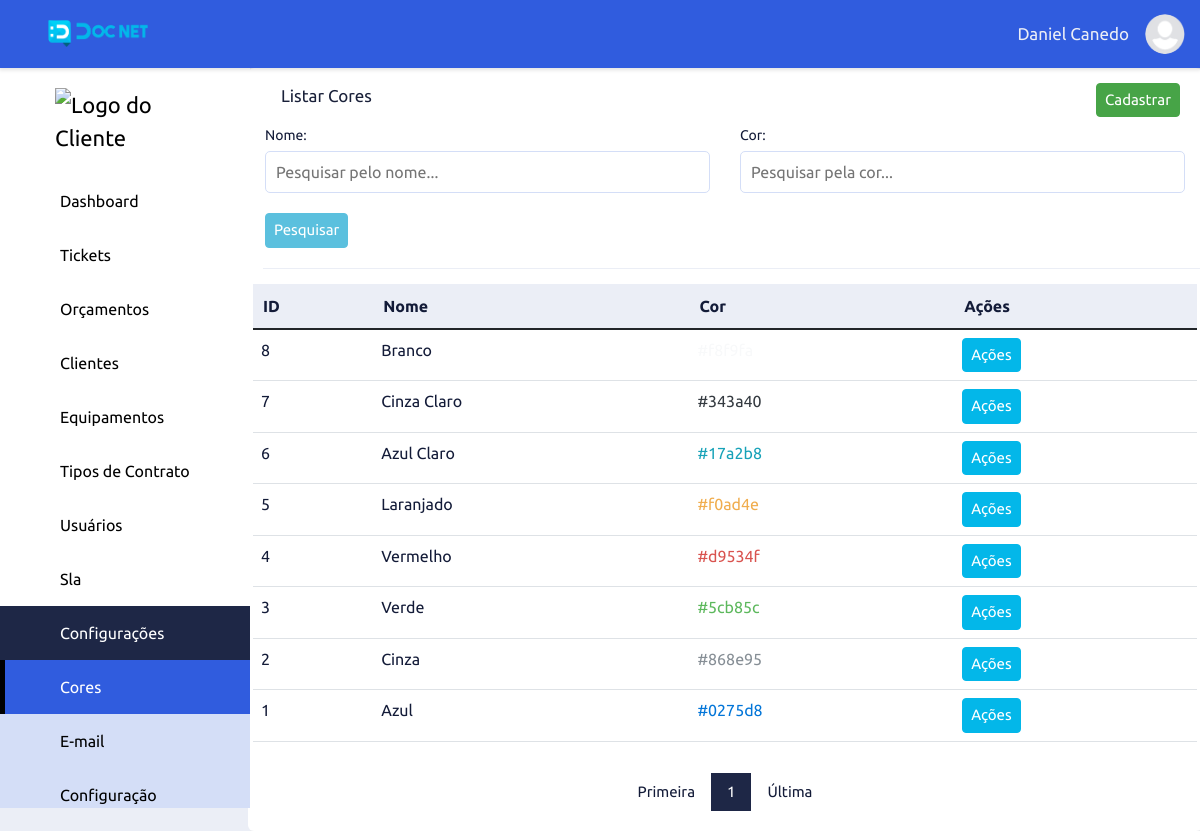
Page /list-colors/index (signed in) on the committed database.
### tables this page shows
CREATE TABLE `adms_levels_pages` (
  `id` int NOT NULL,
  `permission` int NOT NULL DEFAULT '2',
  `order_level_page` int NOT NULL,
  `print_menu` int NOT NULL DEFAULT '2' COMMENT '1 - Apresentar no menu, 2 - Não apresentar no menu',
  `dropdown` int NOT NULL DEFAULT '2' COMMENT '1 - Dropdow , 2 - não dropdow',
  `adms_access_level_id` int NOT NULL,
  `adms_page_id` int NOT NULL,
  `adms_items_menu_id` int NOT NULL DEFAULT '1',
  `created` datetime NOT NULL,
  `modified` datetime DEFAULT NULL
);

CREATE TABLE `adms_pages` (
  `id` int NOT NULL,
  `controller` varchar(220) NOT NULL,
  `metodo` varchar(220) NOT NULL,
  `menu_controller` varchar(220) NOT NULL,
  `menu_metodo` varchar(220) NOT NULL,
  `name_page` varchar(220) NOT NULL,
  `publish` int NOT NULL DEFAULT '2',
  `icon` varchar(45) DEFAULT NULL,
  `obs` text,
  `adms_sits_pgs_id` int NOT NULL DEFAULT '2',
  `adms_types_pgs_id` int NOT NULL,
  `adms_groups_pgs_id` int NOT NULL,
  `created` datetime NOT NULL,
  `modified` datetime DEFAULT NULL
);

CREATE TABLE `adms_items_menus` (
  `id` int NOT NULL,
  `name` varchar(220) NOT NULL,
  `icon` varchar(45) NOT NULL,
  `order_item_menu` int NOT NULL,
  `created` datetime NOT NULL,
  `modified` datetime DEFAULT NULL
);

CREATE TABLE `adms_colors` (
  `id` int NOT NULL,
  `name` varchar(44) NOT NULL,
  `color` varchar(44) NOT NULL,
  `created` datetime NOT NULL,
  `modified` datetime DEFAULT NULL
);

### app/adms/Controllers/ListColors.php (called while the page is built, shortened)
<?php
class ListColors
{
    private array|string|null $data;
    public function index(string|int|null $page = null): void
    {
        $this->page = (int) $page ? $page : 1;
        $this->dataForm = filter_input_array(INPUT_POST, FILTER_DEFAULT);
        $this->searchName = filter_input(INPUT_GET, 'search_name', FILTER_DEFAULT);
        $this->searchColor = filter_input(INPUT_GET, 'search_color', FILTER_DEFAULT);
        $listColors = new \App\adms\Models\AdmsListColors();
        if (!empty($this->dataForm['SendSearchColor'])) {
            $this->page = 1;
            $listColors->listSearchColors($this->page, $this->dataForm['search_name'], $this->dataForm['search_color']);
            $this->data['form'] = $this->dataForm;
        } elseif ((!empty($this->searchName)) or (!empty($this->searchColor))) {
            $listColors->listSearchColors($this->page, $this->searchName, $this->searchColor);
            $this->data['form']['search_name'] = $this->searchName;
            $this->data['form']['search_color'] = $this->searchColor;
        } else {
            $listColors->listColors($this->page);
        }
        if ($listColors->getResult()) {
            $this->data['listColors'] = $listColors->getResultBd();
            $this->data['pagination'] = $listColors->getResultPg();
        } else {
            $this->data['listColors'] = [];
            $this->data['pagination'] = "";
        }
        $button = ['add_colors' => ['menu_controller' => 'add-colors', 'menu_metodo' => 'index'],
        'view_colors' => ['menu_controller' => 'view-colors', 'menu_metodo' => 'index'],
        'edit_colors' => ['menu_controller' => 'edit-colors', 'menu_metodo' => 'index'],
        'delete_colors' => ['menu_controller' => 'delete-colors', 'menu_metodo' => 'index']];
        $listBotton = new \App\adms\Models\helper\AdmsButton();
        $this->data['button'] = $listBotton->buttonPermission($button);
        $listMenu = new \App\adms\Models\helper\AdmsMenu();
        $this->data['menu'] = $listMenu->itemMenu();
        $this->data['sidebarActive'] = "list-colors";
        $loadView = new \Core\ConfigView("adms/Views/colors/listColors", $this->data);
        $loadView->loadView();
    }
}

### core/ConfigController.php (called while the page is built, shortened)
<?php
class ConfigController extends Config
{
    private string $urlController;
    private string $urlMetodo;
    private string $urlParameter;
    public function __construct()
    {
        if (!empty(filter_input(INPUT_GET, 'url', FILTER_DEFAULT))) {
            $this->url = filter_input(INPUT_GET, 'url', FILTER_DEFAULT);
            $this->urlArray = explode("/", $this->url);
            if (isset($this->urlArray[0])) {
                $this->urlController = $this->slugController($this->urlArray[0]);
            } else {
                $this->urlController = $this->slugController(CONTROLLER);
            }
            if (isset($this->urlArray[1])) {
                $this->urlMetodo = $this->slugMetodo($this->urlArray[1]);
            } else {
                $this->urlMetodo = $this->slugMetodo(METODO);
            }
            if (isset($this->urlArray[2])) {
                $this->urlParameter = $this->urlArray[2];
            } else {
                $this->urlParameter = "";
            }
        } else {
            $this->urlController = $this->slugController(CONTROLLERERRO);
            $this->urlMetodo = $this->slugMetodo(METODO);
            $this->urlParameter = "";
        }
    }
    private function slugController(string $slugController): string
    {
        $this->urlSlugController = $slugController;
        $this->urlSlugController = strtolower($this->urlSlugController);
        $this->urlSlugController = str_replace("-", " ", $this->urlSlugController);
        $this->urlSlugController = ucwords($this->urlSlugController);
        $this->urlSlugController = str_replace(" ", "", $this->urlSlugController);
        return $this->urlSlugController;
    }
    private function slugMetodo(string $urlSlugMetodo): string
    {
        $this->urlSlugMetodo = $this->slugController($urlSlugMetodo);
        $this->urlSlugMetodo = lcfirst($this->urlSlugMetodo);
        return $this->urlSlugMetodo;
    }
    public function loadPage(): void
    {
        $loadPgAdm = new \Core\CarregarPgAdmLevel();
        $loadPgAdm->loadPage($this->urlController, $this->urlMetodo, $this->urlParameter);
    }
}

### index.php (called while the page is built, shortened)
<?php
$home = new Core\ConfigController();
$home->loadPage();

### app/adms/Models/helper/AdmsRead.php (called while the page is built, shortened)
<?php
class AdmsRead extends AdmsConn
{
    private string $select;
    private array $values = [];
    private object $query;
    public function fullRead(string $query, string|null $parseString = null): void
    {
        $this->select = $query;
        if (!empty($parseString)) {
            parse_str($parseString, $this->values);
        }
        $this->exeInstruction();
    }
    private function exeInstruction(): void
    {
        $this->connection();
        try {
            $this->exeParameter();
            $this->query->execute();
            $this->result = $this->query->fetchAll();
        } catch (PDOException $err) {
            $this->result = null;
        }
    }
    private function connection(): void
    {
        $this->conn = $this->connectDb();
        $this->query = $this->conn->prepare($this->select);
        $this->query->setFetchMode(PDO::FETCH_ASSOC);
    }
    private function exeParameter(): void
    {
        if ($this->values) {
            foreach ($this->values as $link => $value) {
                if (($link == 'limit') or ($link == 'offset') or ($link == 'id')) {
                    $value = (int) $value;
                }
                $this->query->bindValue(":{$link}", $value, (is_int($value) ? PDO::PARAM_INT : PDO::PARAM_STR));
            }
        }
    }
}

### app/adms/Models/helper/AdmsConn.php (called while the page is built, shortened)
<?php
abstract class AdmsConn
{
    private string $host = HOST;
    private string $user = USER;
    private string $pass = PASS;
    private string $dbname = DBNAME;
    protected function connectDb(): object
    {
        try {
            $this->connect = new PDO("mysql:host={$this->host};dbname=" . $this->dbname, $this->user, $this->pass);
            return $this->connect;
        } catch (PDOException $err) {
            die("Erro - 001: Por favor tente novamente. Caso o problema persista, entre em contato o administrador " . EMAILADM);
        }
    }
}

### app/adms/Models/helper/AdmsMenu.php (called while the page is built, shortened)
<?php
class AdmsMenu
{
    public function itemMenu(): array|null|bool
    {
        $listMenu = new \App\adms\Models\helper\AdmsRead();
        $listMenu->fullRead(
            "SELECT lev_pag.id AS id_lev_pag, lev_pag.dropdown, lev_pag.adms_page_id,
                        pag.id AS id_pag, pag.menu_controller, pag.menu_metodo, pag.name_page, pag.icon,
                        itm_men.id AS id_itm_men, itm_men.name name_itm_men, itm_men.icon icon_itm_men
                        FROM adms_levels_pages AS lev_pag
                        INNER JOIN adms_pages AS pag ON pag.id=lev_pag.adms_page_id
                        INNER JOIN adms_items_menus AS itm_men ON itm_men.id=lev_pag.adms_items_menu_id
                        WHERE ((lev_pag.adms_access_level_id =:adms_access_level_id)
                        AND (lev_pag.permission = 1))
                        AND print_menu = 1
                        AND adms_sits_pgs_id = 1
                        ORDER BY itm_men.order_item_menu, lev_pag.order_level_page ASC",
            "adms_access_level_id=" . $_SESSION['adms_access_level_id']
        );
        $this->resultBd = $listMenu->getResult();
        if ($this->resultBd) {
            return $this->resultBd;
        } else {
            return false;
        }
    }
}

### app/adms/Models/AdmsListColors.php (called while the page is built, shortened)
<?php
class AdmsListColors
{
    private int $limitResult = 40;
    public function listColors(int $page):void
    {
        $this->page = (int) $page ? $page : 1;
        $pagination = new \App\adms\Models\helper\AdmsPagination(URLADM . 'list-colors/index');
        $pagination->condition($this->page, $this->limitResult);
        $pagination->pagination("SELECT COUNT(col.id) AS num_result FROM adms_colors AS col");
        $listColors = new \App\adms\Models\helper\AdmsRead();
        $listColors->fullRead("SELECT id, name, color
                            FROM adms_colors
                            ORDER BY id DESC
                            LIMIT :limit OFFSET :offset", "limit={$this->limitResult}&offset={$pagination->getOffset()}");
    }
}

### app/adms/Views/colors/listColors.php (the view, shortened to what this page needs)
<div class="wrapper">
    <div class="row">
        <div class="top-list">
            <span class="title-content">Listar Cores</span>
            <div class="top-list-right">
                <?php
                if ($this->data['button']['add_colors']) {
                    echo "<a href='" . URLADM . "add-colors/index' class='btn-success'>Cadastrar</a>";
                }
                ?>
            </div>
        </div>
        <div class="top-list">
            <form method="POST" action="">
                <div class="row-input-search">
                    <?php
                    $search_name = "";
                    ?>
                    <div class="column">
                        <label class="title-input-search">Nome: </label>
                        <input type="text" name="search_name" id="search_name" class="input-search" placeholder="Pesquisar pelo nome..." value="<?php echo $search_name; ?>">
                    </div>
                    <?php
                    $search_color = "";
                    ?>
                    <div class="column">
                        <label class="title-input-search">Cor: </label>
                        <input type="text" name="search_color" id="search_color" class="input-search" placeholder="Pesquisar pela cor..." value="<?php echo $search_color; ?>">
                    </div>
                    <div class="column margin-top-search">
                        <button type="submit" name="SendSearchColor" class="btn-info" value="Pesquisar">Pesquisar</button>
                    </div>
                </div>
            </form>
        </div>
        <div class="content-adm-alert">
        </div>
        <table class="table table-hover table-list">
            <thead class="list-head">
                <tr>
                    <th class="list-head-content">ID</th>
                    <th class="list-head-content">Nome</th>
                    <th class="list-head-content table-sm-none">Cor</th>
                    <th class="list-head-content">Ações</th>
                </tr>
            </thead>
            <tbody class="list-body">
                <?php
                foreach ($this->data['listColors'] as $colors) {
                    extract($colors);
                ?>
                    <tr>
                        <td class="list-body-content"><?php echo $id; ?></td>
                        <td class="list-body-content"><?php echo $name; ?></td>
                        <td class="list-body-content table-sm-none">
                            <?php echo "<span style='color: $color'>$color</span>"; ?>
                        </td>
                        <td class="list-body-content">
                            <div class="dropdown-action">
                                <button onclick="actionDropdown(<?php echo $id; ?>)" class="dropdown-btn-action">Ações</button>
                            </div>
                        </td>
                    </tr>
                <?php
                }
                ?>
            </tbody>
        </table>
        <?php echo $this->data['pagination']; ?>
    </div>
</div>

### app/adms/Views/include/menu.php (shortened to what this page needs)
<?php
$sidebar_active = "";
if (isset($this->data['sidebarActive'])) {
    $sidebar_active = $this->data['sidebarActive'];
}
?>
<div class="content">
    <div class="sidebar">
    <div class="logo-adm">
        <?php
        if(!empty ($_SESSION['set_clie'])){
            echo "<img src='" . URLADM . "app/adms/assets/image/logo/clientes/". $_SESSION['emp_user']."/{$_SESSION['logo_emp_prin']}' width='140' alt='Logo do Cliente'>";
        } else{
            echo "<img src='" . URLADM . "app/adms/assets/image/logo/clientes/icon_user.png' width='140' alt='Logo do Cliente'>";
        }
        ?>
    </div>
        <?php
        if ((isset($this->data['menu'])) and ($this->data['menu'])) {
            $count_drop_start = 0;
            $count_drop_end = 0;
            foreach ($this->data['menu'] as $item_menu) {
                extract($item_menu);
                $active_item_menu = "";
                if ($sidebar_active == $menu_controller) {
                    $active_item_menu = "active";
                }
                if ($dropdown == 1) {
                    if ($count_drop_start != $id_itm_men) {
                        if (($count_drop_end == 1) and ($count_drop_start != 0)) {
                            echo "</div>";
                            $count_drop_end = 0;
                        }
                        echo "<button class='dropdown-btn btn-active$id_itm_men'>";
                        echo "<i class='icon $icon_itm_men'></i><span>$name_itm_men</span><i class='fa-solid fa-caret-down'></i>";
                        echo "</button>";
                        echo "<div class='dropdown-container cont-active$id_itm_men'>";
                    }
                    echo "<a href='" . URLADM . "$menu_controller/$menu_metodo' class='sidebar-nav active$id_itm_men $active_item_menu'><i class='icon $icon'></i><span></span>$name_page</a>";
                    $count_drop_start = $id_itm_men;
                    $count_drop_end = 1;
                } else {
                    if ($count_drop_end == 1) {
                        echo "</div>";
                        $count_drop_end = 0;
                    }
                    echo "<a href='" . URLADM . "$menu_controller/$menu_metodo' class='sidebar-nav $active_item_menu'><i class='icon $icon'></i><span></span>$name_page</a>";
                }
            }
        }
        ?>
    </div>

### rows in the picture
adms_levels_pages: adms_page.name_page "Dashboard"
adms_levels_pages: adms_items_menu.name "Tickets"
adms_levels_pages: adms_items_menu.name "Orçamentos"
adms_levels_pages: adms_items_menu.name "Clientes"
adms_levels_pages: adms_items_menu.name "Equipamentos"
adms_levels_pages: adms_items_menu.name "Tipos de Contrato"
adms_levels_pages: adms_items_menu.name "Usuários"
adms_levels_pages: adms_items_menu.name "Sla"
adms_levels_pages: adms_items_menu.name "Configurações", adms_page.name_page "Cores"
adms_levels_pages: adms_page.name_page "E-mail"
adms_levels_pages: adms_page.name_page "Configuração"
adms_colors: id "8", name "Branco"
adms_colors: id "7", name "Cinza Claro", color "#343a40"
adms_colors: id "6", name "Azul Claro", color "#17a2b8"
adms_colors: id "5", name "Laranjado", color "#f0ad4e"
adms_colors: id "4", name "Vermelho", color "#d9534f"
adms_colors: id "3", name "Verde", color "#5cb85c"
adms_colors: id "2", name "Cinza", color "#868e95"
adms_colors: id "1", name "Azul", color "#0275d8"

### other values in the picture
$_SESSION['user_nickname'] "Daniel Canedo"
$this->page "1"
